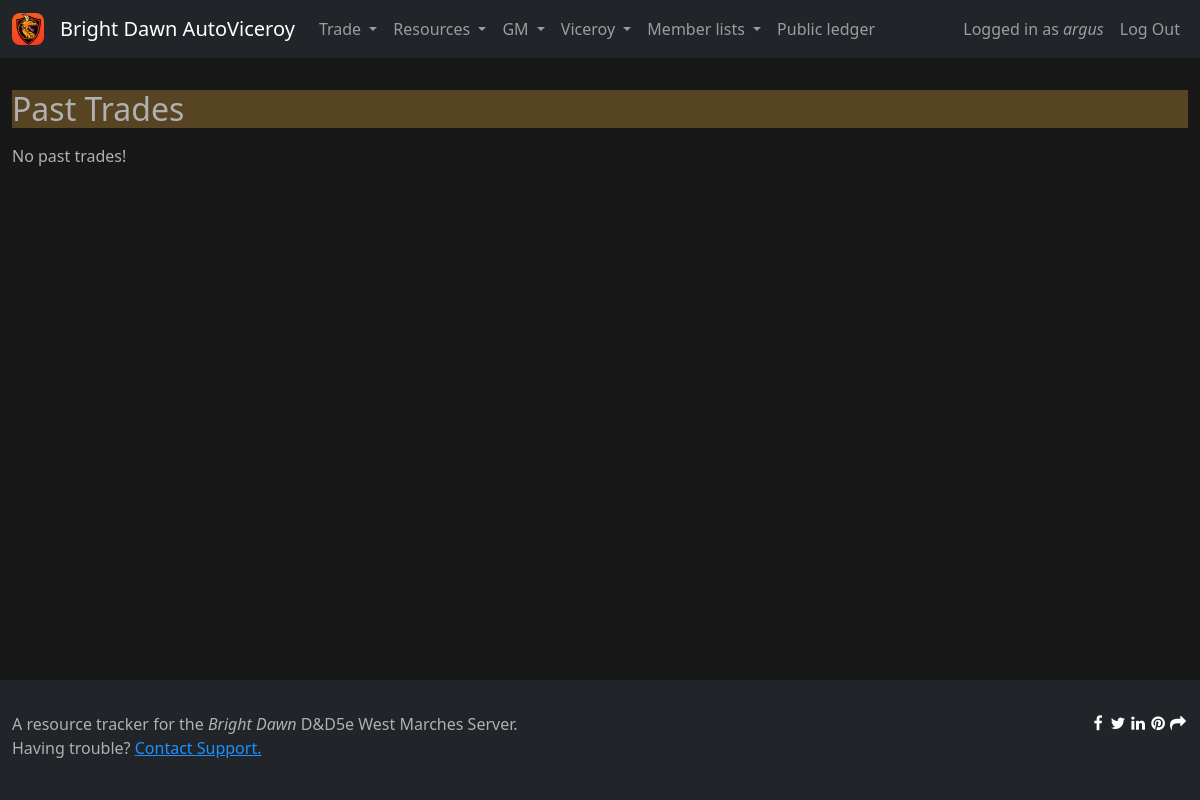
Page /resource_tracker/past_trades/ (signed in) on the earlier database version.
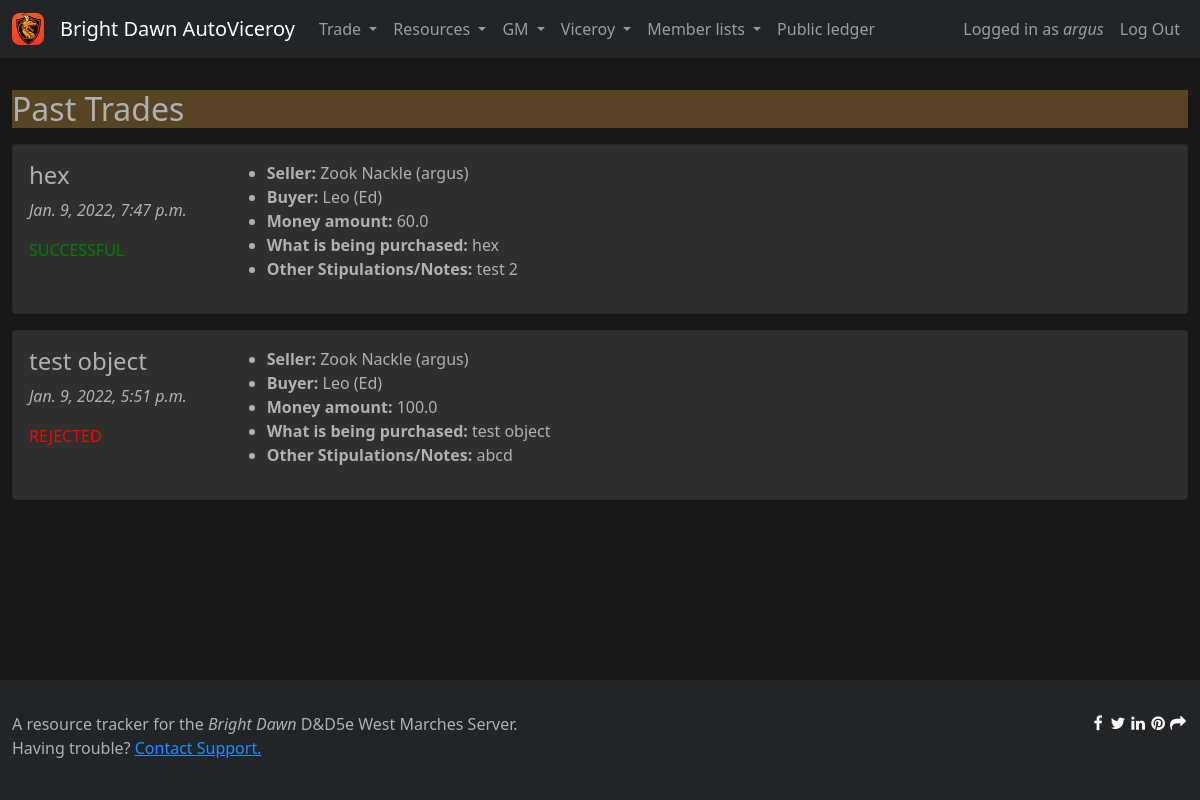
Same page on the later database version.
### resource_tracker/models.py (models this page shows, shortened)
class Trade(models.Model):
    created = models.DateTimeField(auto_now_add=True)
    seller = models.ForeignKey(Character, on_delete=models.CASCADE, related_name="trade_of_seller")
    seller_verified = models.BooleanField()
    buyer = models.ForeignKey(Character, on_delete=models.CASCADE, related_name="trade_of_buyer")
    buyer_verified = models.BooleanField()
    money_amount = models.FloatField()
    what_was_purchased = models.TextField(max_length=1000)
    other_stipulations = models.TextField(max_length=1000)
    rejected = models.BooleanField(default=False)

class Character(models.Model):
    created = models.DateTimeField(null=True, auto_now_add=True)
    approved = models.DateTimeField(null=True, blank=True)
    player = models.ForeignKey(
        Player,
        on_delete=models.CASCADE
    )
    name = models.CharField(max_length=100)
    money = models.FloatField(default=0)
    xp = models.FloatField(default=0)
    status = models.CharField(
        max_length=2,
        choices=[
            ("PA", "Pre-Approval"),
            ("AC", "Active"),
            ("RD", "Retired or Dead"),
        ],
        default="PA"
    )
    def __str__(self):
        return "%s (%s)" % (self.name, self.player.user.username)

class Player(models.Model):
    created = models.DateTimeField(auto_now_add=True)
    user = models.ForeignKey(
        settings.AUTH_USER_MODEL,
        on_delete=models.CASCADE
    )
    discord = models.CharField(max_length=50)
    downtime = models.PositiveIntegerField(default=0)
    last_downtime_claim = models.DateTimeField(null=True, blank=True)
    spellcaster_hours = models.FloatField(default=0)
    last_spellcaster_claim = models.DateTimeField(null=True, blank=True)
    isViceroy = models.BooleanField(default=False)
    viceroy_tokens = models.PositiveIntegerField(default=0)
    isGM = models.BooleanField(default=False)
    gm_tokens = models.PositiveIntegerField(default=0)

### resource_tracker/views.py (the view)
# urls.py: path('past_trades/', views.past_trades, name='past_trades'),
@login_required
def past_trades(request):
    context = alwaysContext(request)
    context["trades_past"] = Trade.objects.filter(
        (Q(seller__player__user=request.user)
        | Q(buyer__player__user=request.user))
        & ((Q(seller_verified=True) & Q(buyer_verified=True))
        | (Q(rejected=True)))
    ).order_by("-created")
    return render(request, "past_trades.html", context)

### brightdawn/views.py (called while the page is built)
def lastSundayMidnight():
    today = datetime.date.today()
    idx = (today.weekday() + 1) % 7
    last_sunday = today - datetime.timedelta(idx)
    last_sunday = datetime.datetime.combine(last_sunday, datetime.datetime.min.time())
    last_sunday = pytz.timezone("US/Eastern").localize(last_sunday)
    return last_sunday

def alwaysContext(request):
    if request.user.is_authenticated:
        user_player = Player.objects.get(user=request.user)
        if user_player.last_spellcaster_claim == None or user_player.last_spellcaster_claim < lastSundayMidnight():
            user_player.spellcaster_hours = 24
            user_player.last_spellcaster_claim = datetime.datetime.now()
            user_player.save()
        return {
            "user_player" : user_player
        }

### resource_tracker/templates/past_trades.html (shortened to what this page needs)
{% extends "base.html" %}
{% block page_title %}
Past Trades
{% endblock %}
{% block body %}
{% if not trades_past %}
<p>No past trades!</p>
{% endif %}
{% for trade in trades_past %}
<div class="card mb-3">
    <div class="card-body d-flex flex-sm-row flex-column">
        <div class="me-sm-5">
            <h4>{{trade.what_was_purchased}}</h4>
            <p><i>{{trade.created}}</i></p>
            {% if trade.rejected %}
            <p style="color: red;">REJECTED</p>
            {% else %}
            <p style="color: green;">SUCCESSFUL</p>
            {% endif %}
        </div>
        <ul style="flex: 2 2 auto">
            <li><b>Seller:</b> {{trade.seller}}</li>
            <li><b>Buyer:</b> {{trade.buyer}}</li>
            <li><b>Money amount:</b> {{trade.money_amount}}</li>
            <li><b>What is being purchased:</b> {{trade.what_was_purchased}}</li>
            <li><b>Other Stipulations/Notes:</b> {{trade.other_stipulations}}</li>
        </ul>
    </div>
</div>
{% endfor %}
{% endblock %}

### templates/base.html (shortened to what this page needs)
{% load static %}
<html>
        <link rel="stylesheet" href="https://cdn.jsdelivr.net/npm/bootstrap@5.1.3/dist/css/bootstrap.min.css">
        <link rel="stylesheet" href="https://pro.fontawesome.com/releases/v5.10.0/css/all.css">
        <link rel="stylesheet" href="{% static 'main.css' %}">
    <body>
        <nav class="navbar navbar-expand-lg navbar-dark bg-dark mb-3">
            <div class="container container-fluid">
                <a class="navbar-brand d-flex flex-row align-items-center" href="{% url 'home' %}">
                    <img src="{% static 'img/logo.png' %}" style="width: 2rem; border-radius: 25%;">
                    <span class="ms-3">Bright Dawn AutoViceroy</span>
                </a>
                <div class="collapse navbar-collapse" id="navbarNav">
                    <ul class="navbar-nav d-flex" style="flex: 2 2 auto">
                        {% if user.is_authenticated %}
                        <li class="nav-item dropdown">
                            <a class="nav-link dropdown-toggle" href="#" id="navbarDropdownTrade" role="button" data-bs-toggle="dropdown" aria-expanded="false">
                                Trade
                            </a>
                        </li>
                        <li class="nav-item dropdown">
                            <a class="nav-link dropdown-toggle" href="#" id="navbarDropdownClaim" role="button" data-bs-toggle="dropdown" aria-expanded="false">
                                Resources
                            </a>
                        </li>
                        {% if user_player.isGM %}
                        <li class="nav-item dropdown">
                            <a class="nav-link dropdown-toggle" href="#" id="navbarDropdownGM" role="button" data-bs-toggle="dropdown" aria-expanded="false">
                                GM
                            </a>
                        </li>
                        {% endif %}
                        {% if user_player.isViceroy %}
                        <li class="nav-item dropdown">
                            <a class="nav-link dropdown-toggle" href="#" id="navbarDropdownViceroy" role="button" data-bs-toggle="dropdown" aria-expanded="false">
                                Viceroy
                            </a>
                        </li>
                        {% endif %}
                        {% if user_player.isGM or user_player.isViceroy %}
                        <li class="nav-item dropdown">
                            <a class="nav-link dropdown-toggle" href="#" id="navbarDropdownLists" role="button" data-bs-toggle="dropdown" aria-expanded="false">
                                Member lists
                            </a>
                        </li>
                        {% endif %}
                        <li class="nav-item"><a class="nav-link" href="{% url 'resource_tracker:ledger' %}">Public ledger</a></li>
                        <div class="d-flex flex-sm-row flex-column" style="flex: 2 2 auto; justify-content: flex-end;">
                            <li class="nav-item"><a class="nav-link" href="{% url 'resource_tracker:my_account' %}">Logged in as <i>{{user.username}}</i></a></li>
                            <li><a class="nav-link" href="{% url 'authentication:logout' %}">Log Out</a></li>
                            {% else %}
                            <li class="nav-item"><a class="nav-link" href="{% url 'authentication:login' %}">Log In</a></li>
                            {% endif %}
                        </div>
                    </ul>
                </div>
            </div>
        </nav>
        <div class="content">
            <div class="container">
                <h2 class="mt-3 mb-3">{% block page_title %}{% endblock %}</h2>
                {% block body %}
                {% endblock %}
            </div>
        </div>
        <div id="footer" class="bg-dark mt-5">
            <div class="d-flex flex-row justify-content-between container">
                <div>
                    <p class="mb-2">A resource tracker for the <i>Bright Dawn</i> D&D5e West Marches Server.<br>
                    Having trouble? <a href="https://discord.com/channels/@argus/7541/">Contact Support.</a></p>
                </div>
                <div>
                    <div id='shareLinks' style='display:flex;flex-direction:row;font-size: 16px;'> <link rel="stylesheet" href="https://cdnjs.cloudflare.com/ajax/libs/font-awesome/4.7.0/css/font-awesome.min.css"> <a id="Facebook-share-icon" class="fa fa-facebook" target="_blank"></a> <a id="Twitter-share-icon" class="fa fa-twitter" target="_blank"></a> <a id="LinkedIn-share-icon" class="fa fa-linkedin" target="_blank"></a> <a id="Pinterest-share-icon" class="fa fa-pinterest" target="_blank"></a> <a class="fa fa-share" href="javascript:void(0);" onclick="copyUrlToClipboard()"></a> </div>
                </div>
            </div>
        </div>
    </body>
</html>

### static/main.css (style rules this page uses)
:root { --superdarkgray: #181818; --offwhite: #b0b0b0; }
h2 { background-color: #574423 !important; }
body { background-color: var(--superdarkgray); color: var(--offwhite); display: flex; flex-direction: column; height: 100%; }
.container { max-width: 80rem; }
.content { flex: 2 2 auto; }
#footer { padding: 2rem 0; }
.card { background-color: rgba(255, 255, 255, 0.1) !important; }
a { color: dodgerblue; }

### templates/base.html (style rules this page uses)
.fa { text-decoration: none; color: #ffffff; border-radius: 0%; padding: 0px; padding-top: 3px; padding-bottom: -3px; margin: 0 0px; width: 20px; height: 20px; text-align: center; }

Differences in the rows shown:
added Trade: what_was_purchased "hex", created "Jan. 9, 2022, 7:47 p.m.", rejected "SUCCESSFUL", seller "Zook Nackle (argus)", buyer "Leo (Ed)", money_amount "60.0", other_stipulations "test 2"
added Trade: what_was_purchased "test object", created "Jan. 9, 2022, 5:51 p.m.", rejected "REJECTED", seller "Zook Nackle (argus)", buyer "Leo (Ed)", money_amount "100.0", other_stipulations "abcd"
Other differences:
text no longer shown: "No past trades!"
